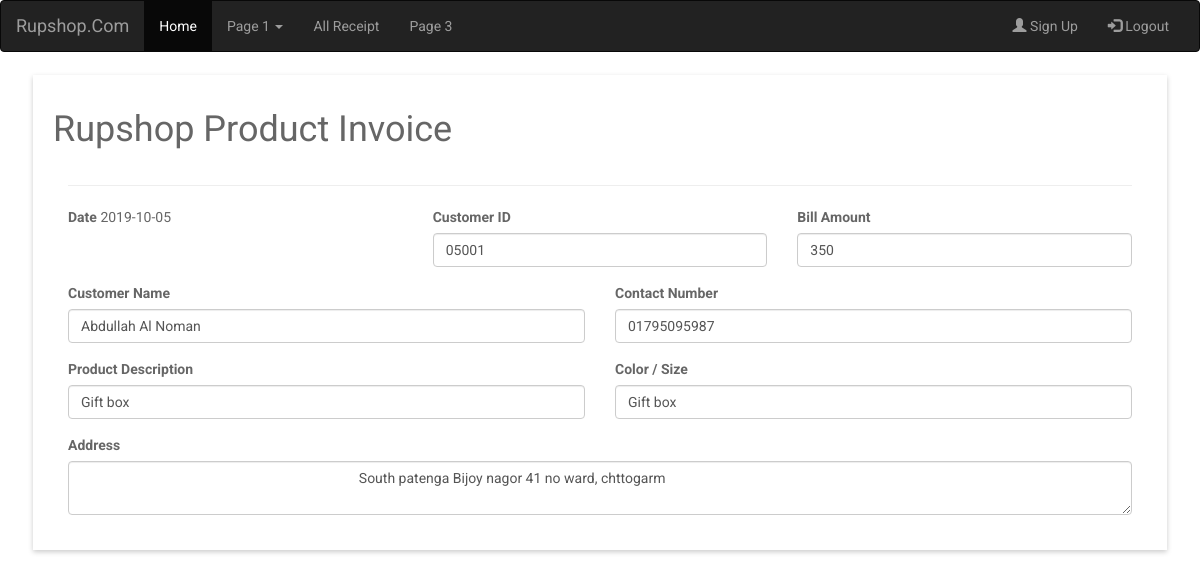
Page /view.php?rid=4 (signed in) on the committed database.
### tables this page shows
CREATE TABLE `receipt` (
  `receipt_id` int(255) NOT NULL,
  `cre_date` varchar(100) NOT NULL,
  `customer_id` varchar(250) NOT NULL,
  `bill_amount` varchar(200) NOT NULL,
  `customer_name` varchar(100) NOT NULL,
  `contact_number` varchar(100) NOT NULL,
  `p_description` varchar(255) NOT NULL,
  `color_size` varchar(100) NOT NULL,
  `address` varchar(100) NOT NULL
);

### view.php (the view, shortened to what this page needs)
<?php
  include 'db.php';
	if (!empty($_GET)) {
	    $rid = $_GET['rid'];
	    $query = "SELECT *FROM receipt WHERE receipt_id = '$rid'";
	    $res = mysqli_query($link, $query);
	    $data = mysqli_fetch_assoc($res);
	}
?>
<!DOCTYPE html>
<html>
  <head>
    <link rel="stylesheet" href="https://use.fontawesome.com/releases/v5.5.0/css/all.css">
      <link rel="stylesheet" href="https://maxcdn.bootstrapcdn.com/bootstrap/3.4.0/css/bootstrap.min.css">
    <link rel="stylesheet" href="assets/css/style.css">
  </head>
  <body>
	<nav class="navbar navbar-inverse">
	  <div class="container-fluid">
	    <div class="navbar-header">
	      <a class="navbar-brand" href="#">Rupshop.Com</a>
	    </div>
	    <div class="collapse navbar-collapse" id="myNavbar">
	      <ul class="nav navbar-nav">
	        <li class="active"><a href="#">Home</a></li>
	        <li class="dropdown">
	          <a class="dropdown-toggle" data-toggle="dropdown" href="#">Page 1 <span class="caret"></span></a>
	        </li>
	        <li><a href="allreport.php">All Receipt</a></li>
	        <li><a href="#">Page 3</a></li>
	      </ul>
	      <ul class="nav navbar-nav navbar-right">
	        <li><a href="registration.php"><span class="glyphicon glyphicon-user"></span> Sign Up</a></li>
	        <li><a href="logout.php"><span class="glyphicon glyphicon-log-in"></span> Logout</a></li>
	      </ul>
	    </div>
	  </div>
	</nav>
<div class="container">
	<div class="row">
		<div class="col-md-12">
			<div class="testbox">
				<form action="" method="post">
					<h1>Rupshop Product Invoice</h1>
					<div class="col-md-12">
						<hr>
					</div>
					<div class="col-md-12">
						<div class="row">
							<div class="col-md-4">
								<div class="form-group">
									<label>Date</label>
									<?php echo $data['cre_date']?>
								</div>
							</div>
							<div class="col-md-4">
								<div class="form-group">
									<label>Customer ID</label>
									<input type="" name="cid" value="<?php echo $data['customer_id']?>" class="form-control" required>
								</div>
							</div>
							<div class="col-md-4">
								<div class="form-group">
									<label>Bill Amount</label>
									<input type="text" name="bill" value="<?php echo $data['bill_amount']?>" class="form-control" required>
								</div>
							</div>
						</div>
					</div>
					<div class="col-md-12">
						<div class="row">
							<div class="col-md-6">
								<div class="form-group">
									<label>Customer Name</label>
									<input type="text" name="cname" value="<?php echo $data['customer_name']?>" class="form-control" required>
								</div>
							</div>
							<div class="col-md-6">
								<div class="form-group">
									<label>Contact Number</label>
									<input type="text" name="contact" value="<?php echo $data['contact_number']?>" class="form-control" required>
								</div>
							</div>
						</div>
					</div>
					<div class="col-md-12">
						<div class="row">
							<div class="col-md-6">
								<div class="form-group">
									<label>Product Description</label>
									<input type="text" name="pdes" value="<?php echo $data['p_description']?>" class="form-control" required>
								</div>
							</div>
							<div class="col-md-6">
								<div class="form-group">
									<label>Color / Size</label>
									<input type="text" name="color" value="<?php echo $data['color_size']?>" class="form-control" required>
								</div>
							</div>
						</div>
					</div>
					<div class="col-md-12">
						<div class="row">
							<div class="col-md-12">
								<div class="form-group">
									<label>Address</label>
									<textarea type="text" name="address" class="form-control" rows="2" required>
										<?php echo $data['address']?>
									</textarea>
								</div>
							</div>
						</div>
					</div>
				</form>
    </div>
		</div>
	</div>
</div>
</body>
</html>

### assets/css/style.css (style rules this page uses)
html, body { min-height: 100%; }
body, div, form, input, select, p { padding: 0; margin: 0; outline: none; font-family: Roboto, Arial, sans-serif; font-size: 14px; color: #666; line-height: 22px; }
h1 { margin: 15px 0; font-weight: 400; }
.testbox { display: flex; justify-content: center; align-items: center; height: inherit; padding: 3px; }
form { width: 100%; padding: 20px; background: #fff; box-shadow: 0 2px 5px #ccc; }
input, select, textarea { margin-bottom: 10px; border: 1px solid #ccc; border-radius: 3px; }
input { width: calc(100% - 10px); padding: 5px; }
textarea { width: calc(100% - 6px); }

### rows in the picture
receipt: cre_date "2019-10-05", cid "05001", bill "350", cname "Abdullah Al Noman", contact "01795095987", pdes "Gift box", color "Gift box", address "South patenga Bijoy nagor 41 no ward, chttogarm"
